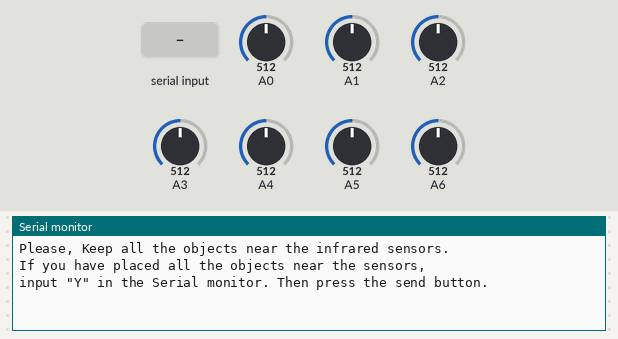
This sketch was run on a simulated Arduino Leonardo, built with avr-gcc and run on an emulated ATmega32U4. Shown: the last lines printed to the serial monitor. The test bench sets the inputs (shaded band); at power-on: A0 = 512, A1 = 512, A2 = 512, A3 = 512, A4 = 512, A5 = 512, A6 = 512. USB keyboard and mouse output is not drawn.

Above: at 12.8 s.
12.9 s: "Y" received over Serial
At 14.1 s:
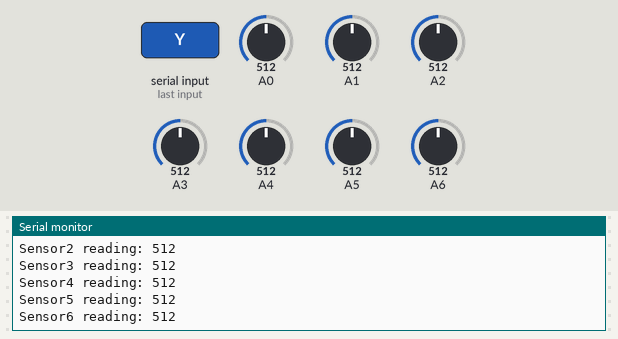
16.4 s: "n" received over Serial
At 18.5 s:
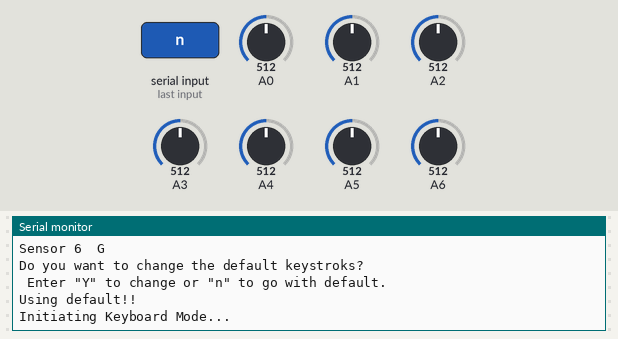
Timing chart, 0 to 20.0 s (numbered marks = the images above; inputs shaded):
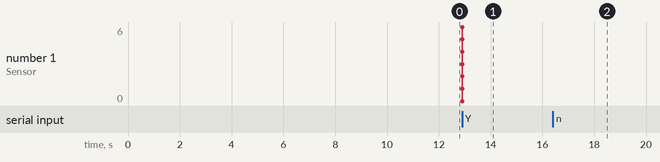

Measured:
- after the input at 12.9 s, the serial monitor: prints a new line at once (image 1)
- after the input at 16.4 s, the serial monitor: prints a new line after 1.0 s (image 2)

The sketch:

Arduino_Infrared_project.ino
```cpp
#include <Keyboard.h>

int sPin[7];
const int dBTK = 0.5; //minimum delay Between Two Keystrokes in second, Here 0.5s
char  r  = 'n';
char  sKey[7] = {'A', 'B', 'C', 'D', 'E', 'F', 'G'};

int   sreading[7], nreading[7];

void setup() {
  Serial.begin(9600);
  sPin[0] = A0;
  sPin[1] = A1;
  sPin[2] = A2;
  sPin[3] = A3;
  sPin[4] = A4;
  sPin[5] = A5;
  sPin[6] = A6; //Digital pin 4
  Keyboard.begin();
  pinMode(A0, INPUT);
  pinMode(A1, INPUT);
  pinMode(A2, INPUT);
  pinMode(A3, INPUT);
  pinMode(A4, INPUT);
  pinMode(A5, INPUT);
  pinMode(A6, INPUT);
  delay(10000);
  Serial.println("Please, Keep all the objects near the infrared sensors.");
  delay(2000);
  Serial.println("If you have placed all the objects near the sensors,\ninput \"Y\" in the Serial monitor. Then press the send button.");
  while (r != 'Y') {
    if (Serial.available()) {
      r = Serial.read();
      if (r == 'Y') {
        Serial.println("Reading Data.");
        break;
      }
      else {
        Serial.println("Please enter \"Y\" without the quotation!");
      }
    }
  }
  for (int i = 0 ; i < 7 ; i++) {
    sreading[i] = analogRead(sPin[i]);
  }

  Serial.print("Sensor0 reading: ");
  Serial.println(sreading[0]);
  Serial.print("Sensor1 reading: ");
  Serial.println(sreading[1]);
  Serial.print("Sensor2 reading: ");
  Serial.println(sreading[2]);
  Serial.print("Sensor3 reading: ");
  Serial.println(sreading[3]);
  Serial.print("Sensor4 reading: ");
  Serial.println(sreading[4]);
  Serial.print("Sensor5 reading: ");
  Serial.println(sreading[5]);
  Serial.print("Sensor6 reading: ");
  Serial.println(sreading[6]);

  r = "z";
  delay(2000);
  Serial.println("\nDefault Keystroks - ");
  Serial.println("Sensor num\tKeystroke");
  Serial.println("Sensor 0\tA");
  Serial.println("Sensor 1\tB");
  Serial.println("Sensor 2\tC");
  Serial.println("Sensor 3\tD");
  Serial.println("Sensor 4\tE");
  Serial.println("Sensor 5\tF");
  Serial.println("Sensor 6\tG");
  Serial.println("\nDo you want to change the default keystroks?\n Enter \"Y\" to change or \"n\" to go with default.");
  Serial.readString();
  while (1) {
    if (Serial.available()) {
      r = Serial.read();
      Serial.readString();
      if (r == 'Y') {
        for (int i = 0 ; i < 7; i++) {
          Serial.readString();
          Serial.print("\nEnter a Key for sensor ");
          Serial.print(i);
          Serial.print(": ");
          while (!Serial.available());
          sKey[i] = Serial.read();
          Serial.print("The sensor ");
          Serial.print(i);
          Serial.print(" has been configured to send the keystroke: ");
          Serial.println(sKey[i]);
        }
        break;
      }
      else if (r == 'n') {
        Serial.println("Using default!!");
        break;
      }
      else {
        Serial.print("\n Enter \"Y\" to change or \"n\" to go with default.");
      }
    }
  }
  Serial.println("\nInitiating Keyboard Mode...");
}

void loop() {
  for (int i = 0 ; i < 7 ; i++) {
    nreading[i] = analogRead(sPin[i]);
    if (abs(nreading[i] - sreading[i]) > 5) {
      Keyboard.print(sKey[i]);
      sreading[i] = nreading[i];
      delay(dBTK * 1000);
    }
  }
}
```
